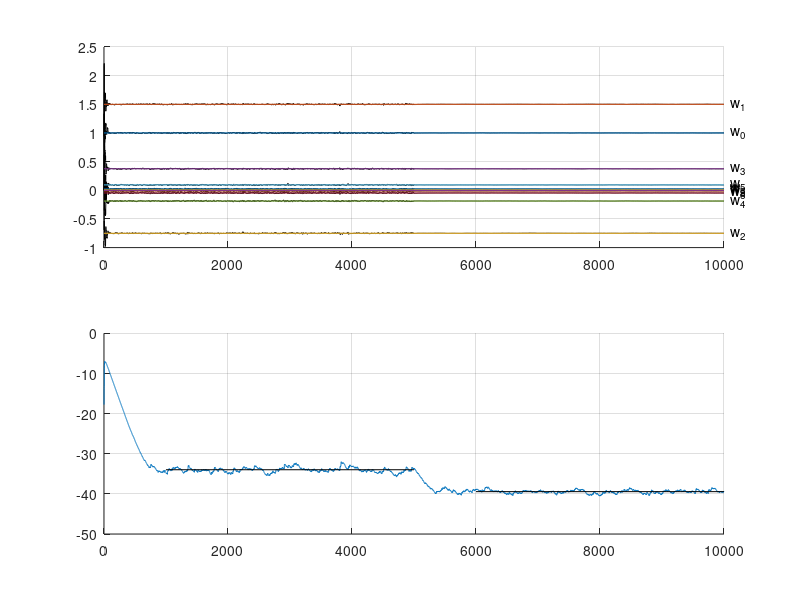

The MATLAB script that drew this image:
% SPAA final assignment
% Rui Oliveira, 2020

%% Configs
close all;
clear all;

% Simulation parameters
n = 10; % Order of NLMS
mu = 0.7; % Adaptation step
lambda = 0.99; % Error filter parameter
T = 10000; % Number of points
sigma = 0.01; % Error power
epsi = 1e-300; % Divison by zero protection

%% Initialization

% Create first signal to identify
x = randn(1, T);
d = filter([1, 2], [1, 0.5], x) + sigma * randn(1, T);

% For the sake of sanity, let's see the impulse response of the channel
h = filter([1, 2], [1, 0.5], [1 zeros(1, n)]);
% These are convenient places to make plots
T1 = round(0.1 * T);
T2 = round(0.5 * T);
T3 = round(0.6 * T);

% This is for storing the results
W = zeros(T + 1, n + 1); % Weights
xx = zeros(1, n + 1); % Tapped delay line signals
e = zeros(T, 1); % Error

%% Simulation

for t = 1:T

    % At the simulation mid-point, reduce step by 10
    if t == fix(T/2)
        mu = 0.1 * mu;
    end

    xx = [x(t) xx(1:n)]; % Tapped delay line signals
    y = W(t, :) * xx'; % Estimate the signal
    e(t) = d(t) - y; % Compute the error
    % Step into the next weights
    W(t + 1, :) = W(t, :) + 2 * mu * xx * e(t) / (epsi + xx * xx');
end % t = 1:T

% Filter the errors
xi = filter(1 - lambda, [1 -lambda], e.^2);

%% Plots

figure(1);

% Weights
subplot(2, 1, 1);
hold on;

% Plot the weights all in black
plot(0:T, W, 'k');

% Plot the theoretical weights
plot([0 T], [h; h]);

% Mark the positions for the weights
for i = 1:n
    text(1.01 * T, h(i), sprintf('w_%d', i - 1));
end

grid on
hold off

% Error
subplot(2, 1, 2);
hold on;

% Plot the filtered square error (dB)
plot(0:T - 1, 10 * log10(xi));

% Plot the average by sections
plot([T1-1 T2-1], 10 * log10(mean(xi(T1:T2))) * [1 1], 'k');
plot([T3-1 T-1], 10 * log10(mean(xi(T3:T))) * [1 1], 'k');
hold off
grid on
